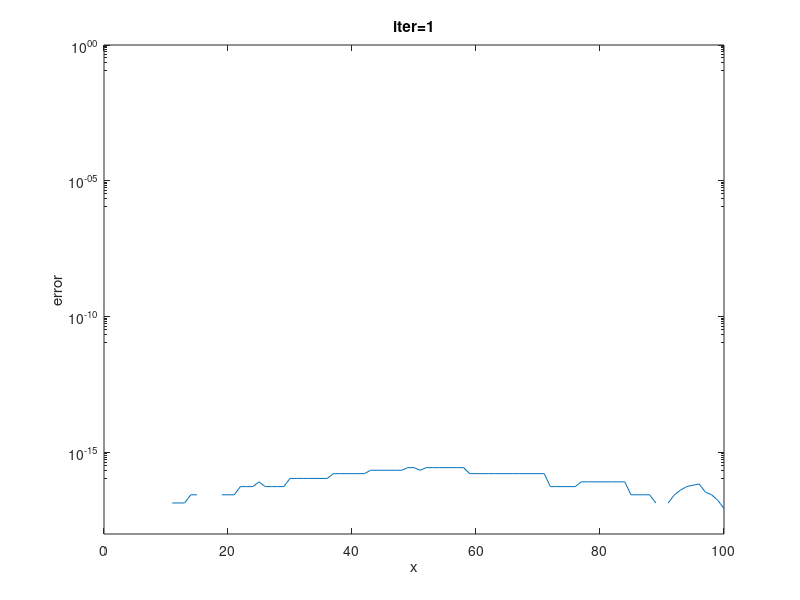
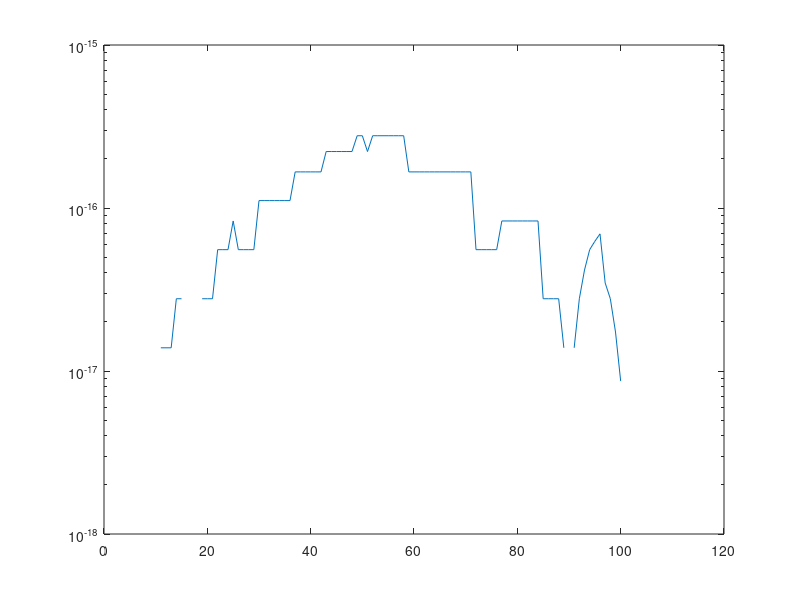

These figures' MATLAB source, in order:
function task3
global h
clf
iterMax = 100;
N = 100;
h = 1./N;
tol = 1e-12;
x = 0:h:1;
e = zeros(N+1,1);
% exact solution
ux = min(abs(x),abs(x-1))';

Nl = N-1;
Nl1 = ceil(Nl/2);
Nl2 = floor(Nl/2);

u = zeros(N+1,1); 
v0 = [ones(N+1,1)];
v1 = [ones(Nl1,1); zeros(N-Nl1,1)];
v2 = [zeros(N-Nl2,1) ;ones(Nl2,1)];
A1 = diag(v0) + diag(-v1,-1); % + diag(v2,1)
B1 =  diag(v2,1);

v0 = [ones(Nl1+1,1); -ones(Nl2+1,1)];
v1 = [ones(Nl1,1); zeros(N-Nl1,1)];
v2 = [zeros(N-Nl2,1) ;ones(Nl2,1)];
A2 = diag(v0) + diag(v2,1); % + diag(v2,1)
B2 =  diag(v1,-1);

%boundary condition
u(1) = 0;
u(N+1) = 0;
b1 = [u(1)/h; v1] + [v2;u(N+1)/h];
b2 = [u(1)/h; v1] + [-v2;u(N+1)/h];


for iter=1:iterMax

  utemp = A1\(B1*u+h*b1);
  u = A2\(B2*utemp+h*b2);
  err = norm(u-ux);
  e = abs(u-ux);
  semilogy(e)
        title(['iter=',num2str(iter)])
        set(gca,'ytick',[1e-15 1e-10 1e-5 1e0])
        xlabel('x')
        ylabel('error')
        axis([0 iterMax 1e-18 1e0])
  if(err<tol)
      break;
  end
  
  figure(1)
  plot (x, u,'.-b')
  axis([0 1 -2 1])
  figure(2)
  semilogy(e)
end

iter-1
figure(2)
semilogy(e)
end




